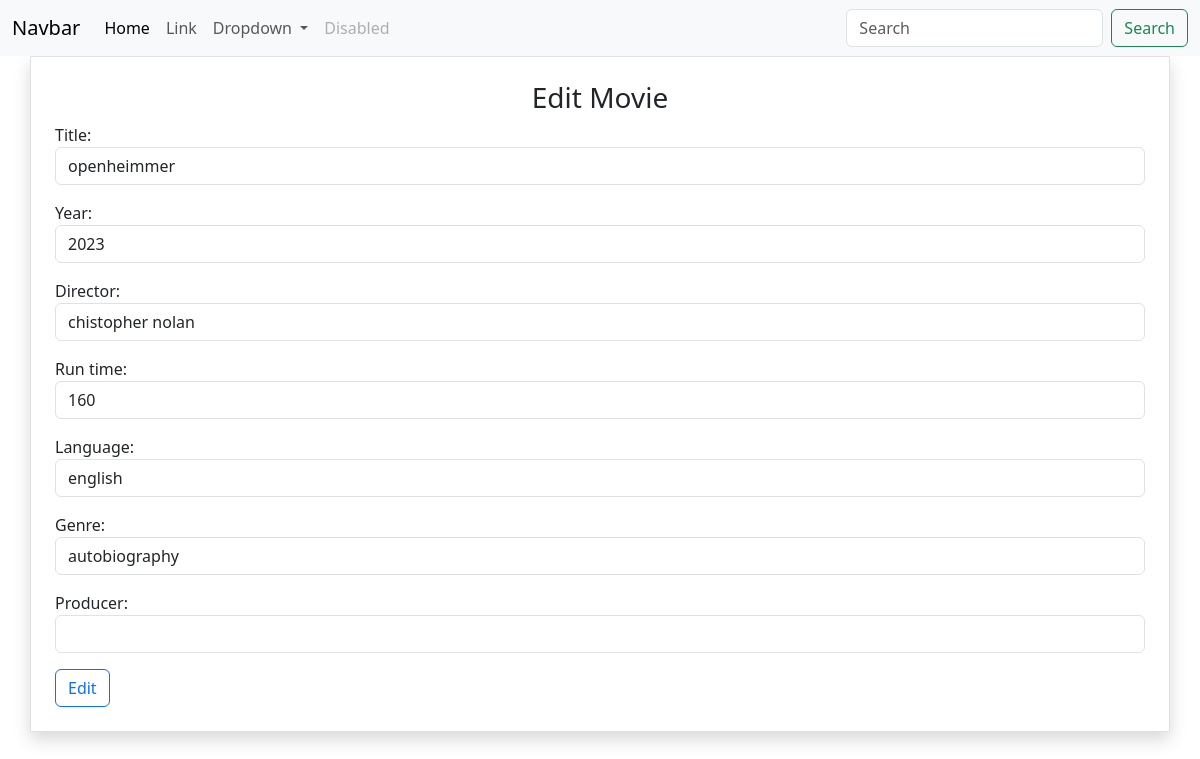
The app's page /movies/6/change with its own data.
### myapp/models.py (models this page shows, shortened)
class Movie(models.Model):
    title=models.CharField(max_length=200)
    year=models.CharField(max_length=200)
    director=models.CharField(max_length=200)
    run_time=models.PositiveIntegerField()
    language=models.CharField(max_length=200)
    genre=models.CharField(max_length=200)
    producer=models.CharField(max_length=200,null=True)

### myapp/views.py (the view, shortened to what this page needs)
# urls.py: path('movies/<int:pk>/change',views.MovieUpdateView.as_view(),name="movie-update"),
class MovieUpdateView(View):
    def get(self,request,*args,**kwargs):
        id=kwargs.get("pk")
        movie_object=Movie.objects.get(id=id)
        form_instance=MovieModelForm(instance=movie_object)
        return render(request,"movie_edit.html",{"form":form_instance})

### myapp/forms.py
class MovieModelForm(forms.ModelForm):
    class Meta:
        model=Movie
        exclude=("id",)
        widgets={
            "title":forms.TextInput(attrs={"class":"form-control"}),
            "year":forms.TextInput(attrs={"class":"form-control"}),
            "director":forms.TextInput(attrs={"class":"form-control"}),
            "run_time":forms.NumberInput(attrs={"class":"form-control"}),
            "language":forms.TextInput(attrs={"class":"form-control"}),
            "genre":forms.TextInput(attrs={"class":"form-control"}),
            "producer":forms.TextInput(attrs={"class":"form-control"}),
        }

### myapp/templates/movie_edit.html (shortened to what this page needs)
{%extends 'base.html'%}
{%block main_block%}
<div class="container border shadow p-4">
    <h3 class="text-center">Edit Movie</h3>
    <form action="" method="post">
        {{form.as_p}}
        <button type="submit" class="btn btn-outline-primary">Edit</button>
    </form>
</div>
{%endblock%}

### records on screen
Movie: title "openheimmer", year "2023", director "chistopher nolan", run_time "160", language "english", genre "autobiography"
